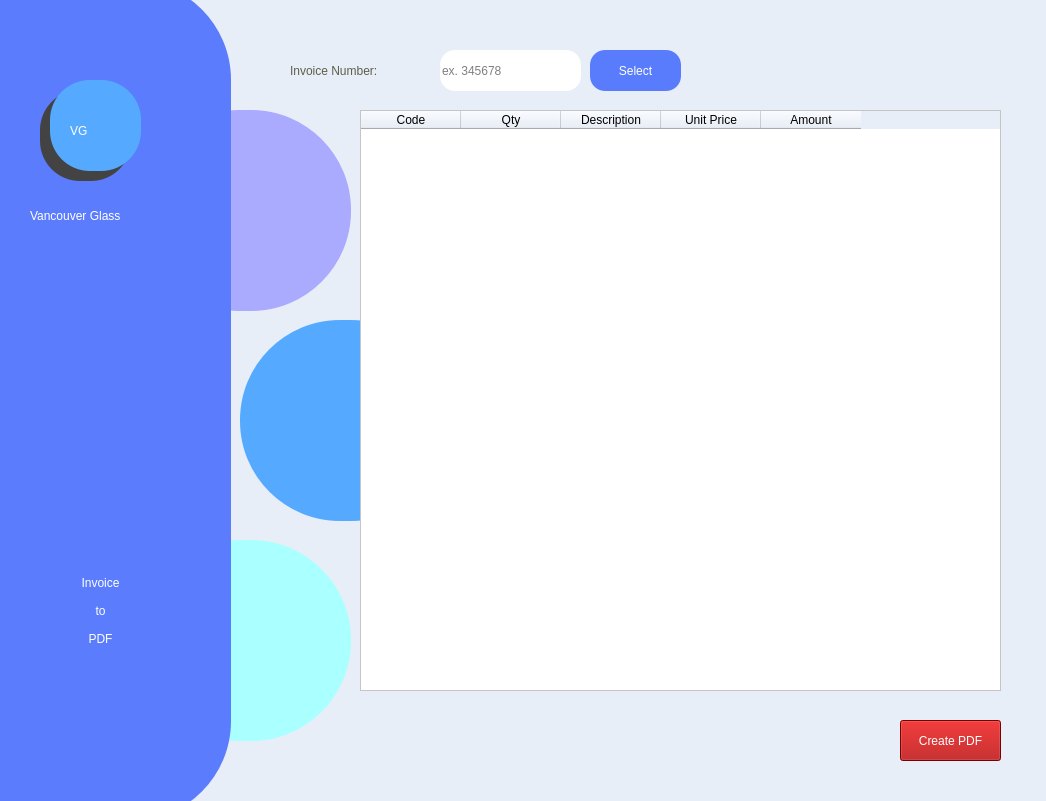
<?xml version="1.0" encoding="UTF-8"?>
<ui version="4.0">
 <class>Form</class>
 <widget class="QWidget" name="Form">
  <property name="geometry">
   <rect>
    <x>0</x>
    <y>0</y>
    <width>1046</width>
    <height>801</height>
   </rect>
  </property>
  <property name="windowTitle">
   <string>Vancouver Glass</string>
  </property>
  <property name="styleSheet">
   <string notr="true">QWidget{

	background-color: rgb(231, 238, 248);
}</string>
  </property>
  <widget class="QTableWidget" name="tableWidget">
   <property name="geometry">
    <rect>
     <x>360</x>
     <y>110</y>
     <width>641</width>
     <height>581</height>
    </rect>
   </property>
   <property name="focusPolicy">
    <enum>Qt::WheelFocus</enum>
   </property>
   <property name="contextMenuPolicy">
    <enum>Qt::PreventContextMenu</enum>
   </property>
   <property name="styleSheet">
    <string notr="true">QTableWidget{
background-color: rgb(255, 255, 255);
}</string>
   </property>
   <property name="editTriggers">
    <set>QAbstractItemView::NoEditTriggers</set>
   </property>
   <property name="alternatingRowColors">
    <bool>false</bool>
   </property>
   <property name="verticalScrollMode">
    <enum>QAbstractItemView::ScrollPerPixel</enum>
   </property>
   <attribute name="horizontalHeaderHighlightSections">
    <bool>true</bool>
   </attribute>
   <column>
    <property name="text">
     <string>Code</string>
    </property>
   </column>
   <column>
    <property name="text">
     <string>Qty</string>
    </property>
   </column>
   <column>
    <property name="text">
     <string>Description</string>
    </property>
   </column>
   <column>
    <property name="text">
     <string>Unit Price</string>
    </property>
   </column>
   <column>
    <property name="text">
     <string>Amount</string>
    </property>
   </column>
  </widget>
  <widget class="QPushButton" name="selectbtn">
   <property name="geometry">
    <rect>
     <x>590</x>
     <y>50</y>
     <width>91</width>
     <height>41</height>
    </rect>
   </property>
   <property name="styleSheet">
    <string notr="true">QPushButton{
background-color: #587cfb;
	color: rgb(255, 255, 255);
	font: 63 10pt &quot;Segoe UI Semibold&quot;;
border-radius: 15px;
}</string>
   </property>
   <property name="text">
    <string>Select</string>
   </property>
  </widget>
  <widget class="QLabel" name="label">
   <property name="geometry">
    <rect>
     <x>290</x>
     <y>50</y>
     <width>161</width>
     <height>41</height>
    </rect>
   </property>
   <property name="styleSheet">
    <string notr="true">QLabel{
font: 12pt &quot;Segoe UI Semilight&quot;;
color: #5e5e48

}</string>
   </property>
   <property name="text">
    <string>Invoice Number:</string>
   </property>
  </widget>
  <widget class="QPushButton" name="pdfbtn">
   <property name="geometry">
    <rect>
     <x>900</x>
     <y>720</y>
     <width>101</width>
     <height>41</height>
    </rect>
   </property>
   <property name="whatsThis">
    <string>&lt;html&gt;&lt;head/&gt;&lt;body&gt;&lt;p align=&quot;center&quot;&gt;&lt;br/&gt;&lt;/p&gt;&lt;/body&gt;&lt;/html&gt;</string>
   </property>
   <property name="styleSheet">
    <string notr="true">QPushButton{
background-color: rgb(170, 0, 0);
	font: 9pt &quot;Segoe UI Semilight&quot;;
	
	color: rgb(255, 255, 255);
}</string>
   </property>
   <property name="text">
    <string>Create PDF</string>
   </property>
  </widget>
  <widget class="QFrame" name="frame_2">
   <property name="geometry">
    <rect>
     <x>-60</x>
     <y>-20</y>
     <width>291</width>
     <height>841</height>
    </rect>
   </property>
   <property name="styleSheet">
    <string notr="true">QFrame{
background-color: rgb(91, 124, 253);
border-radius: 100px;
}</string>
   </property>
   <property name="frameShape">
    <enum>QFrame::StyledPanel</enum>
   </property>
   <property name="frameShadow">
    <enum>QFrame::Raised</enum>
   </property>
   <widget class="QFrame" name="frame_6">
    <property name="geometry">
     <rect>
      <x>110</x>
      <y>100</y>
      <width>91</width>
      <height>91</height>
     </rect>
    </property>
    <property name="styleSheet">
     <string notr="true">QFrame{
background-color: rgb(85, 170, 255);
border-radius: 40px;
}</string>
    </property>
    <property name="frameShape">
     <enum>QFrame::StyledPanel</enum>
    </property>
    <property name="frameShadow">
     <enum>QFrame::Raised</enum>
    </property>
    <widget class="QLabel" name="label_3">
     <property name="geometry">
      <rect>
       <x>20</x>
       <y>30</y>
       <width>51</width>
       <height>41</height>
      </rect>
     </property>
     <property name="styleSheet">
      <string notr="true">QLabel{
font: 87 18pt &quot;Arial Black&quot;;
	color: rgb(255, 255, 255);

}</string>
     </property>
     <property name="text">
      <string>VG</string>
     </property>
    </widget>
   </widget>
   <widget class="QFrame" name="frame_7">
    <property name="geometry">
     <rect>
      <x>100</x>
      <y>110</y>
      <width>91</width>
      <height>91</height>
     </rect>
    </property>
    <property name="styleSheet">
     <string notr="true">QFrame{
background-color: rgb(67, 67, 67);
border-radius: 40px;
}</string>
    </property>
    <property name="frameShape">
     <enum>QFrame::StyledPanel</enum>
    </property>
    <property name="frameShadow">
     <enum>QFrame::Raised</enum>
    </property>
   </widget>
   <widget class="QLabel" name="label_4">
    <property name="geometry">
     <rect>
      <x>90</x>
      <y>220</y>
      <width>161</width>
      <height>31</height>
     </rect>
    </property>
    <property name="styleSheet">
     <string notr="true">QLabel{
font: 12pt &quot;Segoe UI Semilight&quot;;
	color: rgb(255, 255, 255);

}</string>
    </property>
    <property name="text">
     <string>Vancouver Glass</string>
    </property>
   </widget>
   <widget class="QLabel" name="label_5">
    <property name="geometry">
     <rect>
      <x>80</x>
      <y>550</y>
      <width>161</width>
      <height>161</height>
     </rect>
    </property>
    <property name="styleSheet">
     <string notr="true">QLabel{
	font: 87 12pt &quot;Arial Black&quot;;
	color: rgb(255, 255, 255);

}</string>
    </property>
    <property name="text">
     <string>Invoice 
 
to
 
PDF</string>
    </property>
    <property name="alignment">
     <set>Qt::AlignCenter</set>
    </property>
   </widget>
   <zorder>frame_7</zorder>
   <zorder>frame_6</zorder>
   <zorder>label_4</zorder>
   <zorder>label_5</zorder>
  </widget>
  <widget class="QFrame" name="frame_3">
   <property name="geometry">
    <rect>
     <x>240</x>
     <y>320</y>
     <width>211</width>
     <height>201</height>
    </rect>
   </property>
   <property name="styleSheet">
    <string notr="true">QFrame{
background-color: rgb(85, 170, 255);
border-radius: 100px;
}</string>
   </property>
   <property name="frameShape">
    <enum>QFrame::StyledPanel</enum>
   </property>
   <property name="frameShadow">
    <enum>QFrame::Raised</enum>
   </property>
  </widget>
  <widget class="QFrame" name="frame_4">
   <property name="geometry">
    <rect>
     <x>140</x>
     <y>110</y>
     <width>211</width>
     <height>201</height>
    </rect>
   </property>
   <property name="styleSheet">
    <string notr="true">QFrame{
background-color: rgb(170, 170, 255);
border-radius: 100px;
}</string>
   </property>
   <property name="frameShape">
    <enum>QFrame::StyledPanel</enum>
   </property>
   <property name="frameShadow">
    <enum>QFrame::Raised</enum>
   </property>
  </widget>
  <widget class="QFrame" name="frame_5">
   <property name="geometry">
    <rect>
     <x>140</x>
     <y>540</y>
     <width>211</width>
     <height>201</height>
    </rect>
   </property>
   <property name="styleSheet">
    <string notr="true">QFrame{
background-color: rgb(170, 255, 255);
border-radius: 100px;
}</string>
   </property>
   <property name="frameShape">
    <enum>QFrame::StyledPanel</enum>
   </property>
   <property name="frameShadow">
    <enum>QFrame::Raised</enum>
   </property>
  </widget>
  <widget class="QLineEdit" name="lineEdit">
   <property name="geometry">
    <rect>
     <x>440</x>
     <y>50</y>
     <width>141</width>
     <height>41</height>
    </rect>
   </property>
   <property name="styleSheet">
    <string notr="true">QLineEdit{
	border-radius: 15px;
	font: 12pt &quot;MS Shell Dlg 2&quot;;
	background-color: rgb(255, 255, 255);
}</string>
   </property>
   <property name="placeholderText">
    <string>ex. 345678</string>
   </property>
  </widget>
  <zorder>frame_5</zorder>
  <zorder>frame_4</zorder>
  <zorder>frame_2</zorder>
  <zorder>frame_3</zorder>
  <zorder>tableWidget</zorder>
  <zorder>selectbtn</zorder>
  <zorder>label</zorder>
  <zorder>pdfbtn</zorder>
  <zorder>lineEdit</zorder>
 </widget>
 <resources/>
 <connections/>
</ui>
